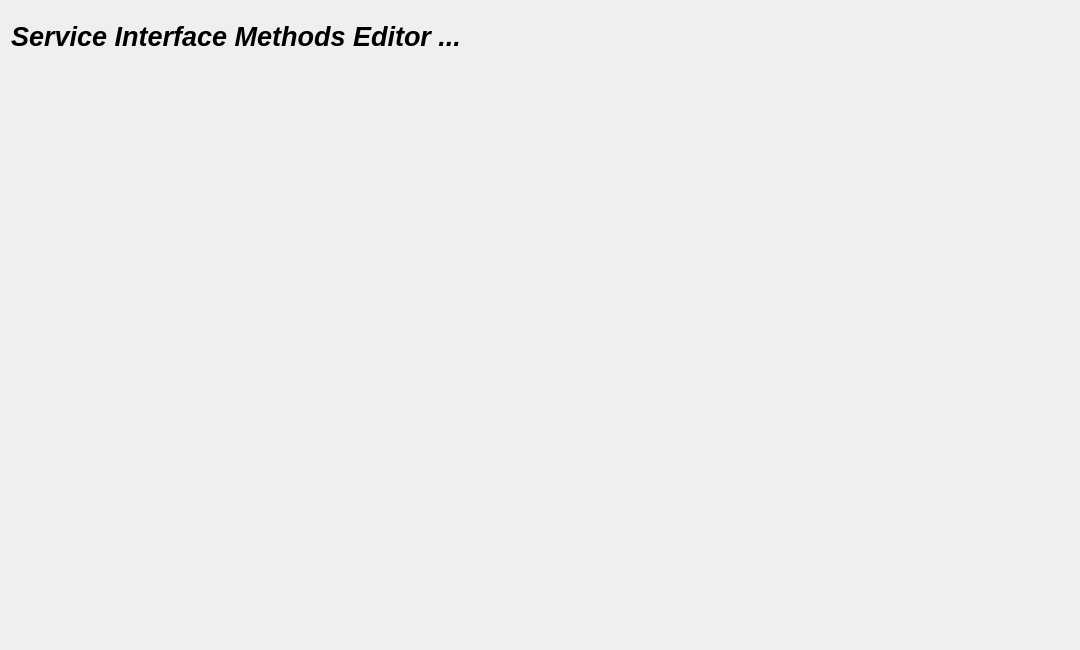
<?xml version="1.0" encoding="UTF-8"?>
<ui version="4.0">
 <class>SIMethod</class>
 <widget class="QWidget" name="SIMethod">
  <property name="geometry">
   <rect>
    <x>0</x>
    <y>0</y>
    <width>1080</width>
    <height>650</height>
   </rect>
  </property>
  <property name="font">
   <font>
    <pointsize>16</pointsize>
    <italic>true</italic>
    <bold>true</bold>
   </font>
  </property>
  <property name="windowTitle">
   <string>Form</string>
  </property>
  <widget class="QLabel" name="label">
   <property name="geometry">
    <rect>
     <x>11</x>
     <y>11</y>
     <width>800</width>
     <height>50</height>
    </rect>
   </property>
   <property name="font">
    <font>
     <pointsize>20</pointsize>
     <italic>true</italic>
     <bold>true</bold>
    </font>
   </property>
   <property name="text">
    <string>Service Interface Methods Editor ...</string>
   </property>
  </widget>
  <widget class="QWidget" name="horizontalLayoutWidget">
   <property name="geometry">
    <rect>
     <x>5</x>
     <y>59</y>
     <width>1070</width>
     <height>591</height>
    </rect>
   </property>
   <layout class="QHBoxLayout" name="horizontalLayout">
    <property name="sizeConstraint">
     <enum>QLayout::SizeConstraint::SetMinimumSize</enum>
    </property>
   </layout>
  </widget>
 </widget>
 <resources/>
 <connections/>
</ui>
